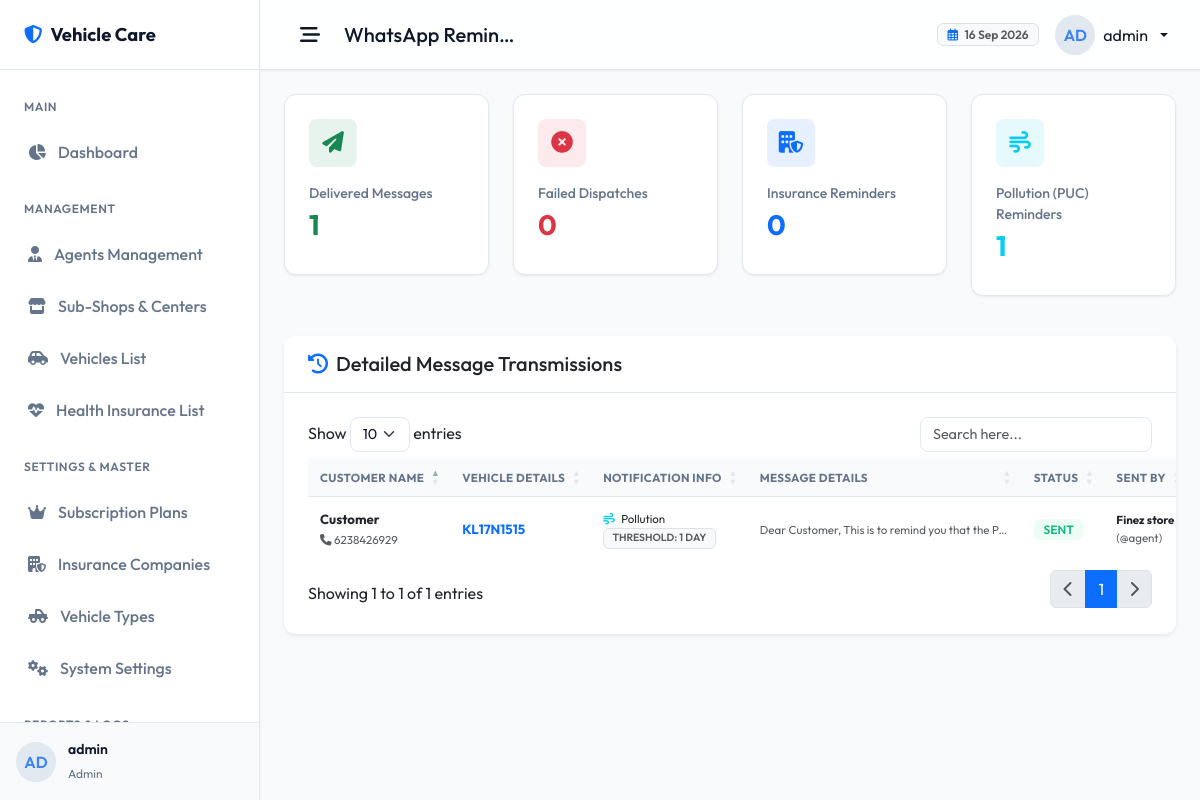
The app's page /admin/reminders.php (signed in) with its own data.
### tables this page shows
CREATE TABLE `users` (
  `id` int(11) NOT NULL,
  `username` varchar(50) NOT NULL,
  `password` varchar(255) NOT NULL,
  `email` varchar(100) NOT NULL,
  `role` enum('admin','agent','shop') NOT NULL DEFAULT 'agent',
  `parent_agent_id` int(11) DEFAULT NULL,
  `status` enum('active','suspended') NOT NULL DEFAULT 'active',
  `shop_name` varchar(255) DEFAULT NULL,
  `shop_owner_name` varchar(255) DEFAULT NULL,
  `shop_logo` varchar(255) DEFAULT NULL,
  `shop_address` text DEFAULT NULL,
  `city` varchar(100) DEFAULT NULL,
  `state` varchar(100) DEFAULT NULL,
  `pincode` varchar(10) DEFAULT NULL,
  `mobile_number` varchar(20) DEFAULT NULL,
  `whatsapp_number` varchar(20) DEFAULT NULL,
  `created_at` timestamp NOT NULL DEFAULT current_timestamp(),
  `updated_at` timestamp NOT NULL DEFAULT current_timestamp() ON UPDATE current_timestamp(),
  `expiry_date` date DEFAULT NULL,
  `access_health_insurance` tinyint(1) NOT NULL DEFAULT 1,
  `access_vehicle_insurance` tinyint(1) NOT NULL DEFAULT 1,
  `access_pollution` tinyint(1) NOT NULL DEFAULT 1,
  `message_balance` int(11) NOT NULL DEFAULT 0,
  `notify_days_before` int(11) DEFAULT 7,
  `notify_before_enabled` tinyint(1) DEFAULT 1,
  `notify_1day_before_enabled` tinyint(1) DEFAULT 1,
  `notify_after_expiry_enabled` tinyint(1) DEFAULT 1
);

CREATE TABLE `reminder_history` (
  `id` int(11) NOT NULL,
  `customer_id` int(11) NOT NULL,
  `vehicle_id` int(11) DEFAULT NULL,
  `reminder_type` enum('Insurance','Pollution','RC','Health') NOT NULL,
  `reminder_period` varchar(20) NOT NULL,
  `sent_date` timestamp NOT NULL DEFAULT current_timestamp(),
  `sent_by_user_id` int(11) NOT NULL,
  `status` enum('sent','failed') NOT NULL DEFAULT 'sent',
  `message` text NOT NULL,
  `api_response` text DEFAULT NULL
);

CREATE TABLE `customers` (
  `id` int(11) NOT NULL,
  `agent_id` int(11) NOT NULL,
  `created_by_shop_id` int(11) DEFAULT NULL,
  `name` varchar(255) NOT NULL,
  `mobile_number` varchar(20) NOT NULL,
  `whatsapp_number` varchar(20) NOT NULL,
  `created_at` timestamp NOT NULL DEFAULT current_timestamp(),
  `updated_at` timestamp NOT NULL DEFAULT current_timestamp() ON UPDATE current_timestamp()
);

CREATE TABLE `vehicles` (
  `id` int(11) NOT NULL,
  `customer_id` int(11) NOT NULL,
  `agent_id` int(11) NOT NULL,
  `created_by_shop_id` int(11) DEFAULT NULL,
  `vehicle_number` varchar(30) NOT NULL,
  `created_at` timestamp NOT NULL DEFAULT current_timestamp(),
  `updated_at` timestamp NOT NULL DEFAULT current_timestamp() ON UPDATE current_timestamp()
);

### includes/functions.php (called while the page is built, shortened)
<?php
function sanitize($data) {
    return htmlspecialchars(trim($data), ENT_QUOTES, 'UTF-8');
}
function isLoggedIn() {
    return !empty($_SESSION['user_id']) && !empty($_SESSION['role']);
}

### admin/reminders.php (the view, shortened to what this page needs)
<?php
require_once __DIR__ . '/../includes/functions.php';
$db = getDBConnection();
$pageHeading = 'WhatsApp Reminders Log';
$activePage = 'reminders';
$totalSent = $db->query("SELECT COUNT(*) FROM reminder_history WHERE status = 'sent'")->fetchColumn();
$totalFailed = $db->query("SELECT COUNT(*) FROM reminder_history WHERE status = 'failed'")->fetchColumn();
$insReminders = $db->query("SELECT COUNT(*) FROM reminder_history WHERE reminder_type = 'Insurance'")->fetchColumn();
$pucReminders = $db->query("SELECT COUNT(*) FROM reminder_history WHERE reminder_type = 'Pollution'")->fetchColumn();
include_once __DIR__ . '/../includes/header.php';
?>
<div class="row">
    <div class="col-12 col-sm-6 col-md-3">
        <div class="card stat-card">
            <div class="stat-icon-wrapper bg-success bg-opacity-10 text-success">
                <i class="fa-solid fa-paper-plane"></i>
            </div>
            <p class="stat-title">Delivered Messages</p>
            <h3 class="stat-value text-success"><?php echo $totalSent; ?></h3>
        </div>
    </div>
    <div class="col-12 col-sm-6 col-md-3">
        <div class="card stat-card">
            <div class="stat-icon-wrapper bg-danger bg-opacity-10 text-danger">
                <i class="fa-solid fa-circle-xmark"></i>
            </div>
            <p class="stat-title">Failed Dispatches</p>
            <h3 class="stat-value text-danger"><?php echo $totalFailed; ?></h3>
        </div>
    </div>
    <div class="col-12 col-sm-6 col-md-3">
        <div class="card stat-card">
            <div class="stat-icon-wrapper bg-primary bg-opacity-10 text-primary">
                <i class="fa-solid fa-building-shield"></i>
            </div>
            <p class="stat-title">Insurance Reminders</p>
            <h3 class="stat-value text-primary"><?php echo $insReminders; ?></h3>
        </div>
    </div>
    <div class="col-12 col-sm-6 col-md-3">
        <div class="card stat-card">
            <div class="stat-icon-wrapper bg-info bg-opacity-10 text-info">
                <i class="fa-solid fa-wind"></i>
            </div>
            <p class="stat-title">Pollution (PUC) Reminders</p>
            <h3 class="stat-value text-info"><?php echo $pucReminders; ?></h3>
        </div>
    </div>
</div>
<div class="card shadow-sm border-0 mt-3">
    <div class="card-header bg-white py-3">
        <div class="d-flex align-items-center gap-2">
            <i class="fa-solid fa-clock-rotate-left text-primary fs-5"></i>
            <h5 class="m-0 font-weight-700">Detailed Message Transmissions</h5>
        </div>
    </div>
    <div class="card-body">
        <table class="table table-hover align-middle datatable w-100">
            <thead>
                <tr>
                    <th>Customer Name</th>
                    <th>Vehicle Details</th>
                    <th>Notification Info</th>
                    <th>Message Details</th>
                    <th>Status</th>
                    <th>Sent By</th>
                </tr>
            </thead>
            <tbody>
                <?php
                $stmt = $db->query("
                    SELECT r.*, c.name as customer_name, c.mobile_number, v.vehicle_number, u.username as sender_name, u.shop_name
                    FROM reminder_history r
                    JOIN customers c ON r.customer_id = c.id
                    JOIN vehicles v ON r.vehicle_id = v.id
                    JOIN users u ON r.sent_by_user_id = u.id
                    ORDER BY r.id DESC
                ");
                while ($log = $stmt->fetch()):
                    $statusClass = ($log['status'] === 'sent') ? 'badge-active' : 'badge-suspended';
                    $typeIcon = ($log['reminder_type'] === 'Insurance') ? 'fa-building-shield text-primary' : (($log['reminder_type'] === 'Pollution') ? 'fa-wind text-info' : 'fa-car text-warning');
                ?>
                    <tr>
                        <td>
                            <strong class="text-main d-block"><?php echo sanitize($log['customer_name']); ?></strong>
                            <small class="text-muted"><i class="fa-solid fa-phone"></i> <?php echo sanitize($log['mobile_number']); ?></small>
                        </td>
                        <td>
                            <strong class="text-primary d-block"><?php echo sanitize($log['vehicle_number']); ?></strong>
                        </td>
                        <td>
                            <span class="d-block small font-weight-600">
                                <i class="fa-solid <?php echo $typeIcon; ?> me-1"></i> <?php echo sanitize($log['reminder_type']); ?>
                            </span>
                            <span class="badge bg-light text-muted border text-uppercase" style="font-size: 0.65rem;">
                                Threshold: <?php echo sanitize($log['reminder_period']); ?>
                            </span>
                        </td>
                        <td>
                            <p class="m-0 small text-muted text-truncate" style="max-width: 250px;" title="<?php echo sanitize($log['message']); ?>">
                                <?php echo sanitize($log['message']); ?>
                            </p>
                        </td>
                        <td>
                            <span class="badge <?php echo $statusClass; ?>">
                                <?php echo strtoupper(sanitize($log['status'])); ?>
                            </span>
                        </td>
                        <td>
                            <strong class="small d-block text-main"><?php echo sanitize($log['shop_name']); ?></strong>
                            <small class="text-muted">(@<?php echo sanitize($log['sender_name']); ?>)</small>
                        </td>
                    </tr>
                <?php endwhile; ?>
            </tbody>
        </table>
    </div>
</div>
<?php include_once __DIR__ . '/../includes/footer.php'; ?>

### includes/header.php (shortened to what this page needs)
<?php
require_once __DIR__ . '/functions.php';
if (isLoggedIn()) {
    $db = getDBConnection();
    $stmt = $db->prepare("SELECT * FROM users WHERE id = ?");
    $stmt->execute([$_SESSION['user_id']]);
    $current_user = $stmt->fetch();
}
?>
<!DOCTYPE html>
<html lang="en">
<head>
    <link href="https://cdn.jsdelivr.net/npm/bootstrap@5.3.0/dist/css/bootstrap.min.css" rel="stylesheet">
    <link href="https://cdnjs.cloudflare.com/ajax/libs/font-awesome/6.4.0/css/all.min.css" rel="stylesheet">
    <link href="https://cdn.datatables.net/1.13.4/css/dataTables.bootstrap5.min.css" rel="stylesheet">
    <link href="https://cdn.datatables.net/responsive/2.4.1/css/responsive.bootstrap5.min.css" rel="stylesheet">
    <link href="https://cdn.jsdelivr.net/npm/sweetalert2@11/dist/sweetalert2.min.css" rel="stylesheet">
    <link href="../assets/css/style.css" rel="stylesheet">
</head>
<body>
    <div id="wrapper">
        <?php include_once __DIR__ . '/sidebar.php'; ?>
        <div id="main-content">
            <nav id="header-nav">
                <div class="d-flex align-items-center gap-3">
                    <button class="sidebar-toggle-btn" id="sidebar-toggle" aria-label="Toggle Sidebar">
                        <i class="fa-solid fa-bars-staggered"></i>
                    </button>
                    <h5 class="m-0 font-weight-600 text-main page-heading-title text-truncate" style="max-width: 180px;">
                        <?php echo sanitize($pageHeading ?? 'Dashboard'); ?>
                    </h5>
                </div>
                <div class="d-flex align-items-center gap-3">
                    <span class="badge bg-light text-muted border d-none d-md-inline-block">
                        <i class="fa-regular fa-calendar-days me-1 text-primary"></i>
                        <?php echo date('d M Y'); ?>
                    </span>
                    <?php if (isLoggedIn()): ?>
                    <div class="dropdown">
                        <a class="nav-link dropdown-toggle d-flex align-items-center gap-2" href="#" role="button" data-bs-toggle="dropdown" aria-expanded="false">
                            <div class="user-avatar text-uppercase">
                                <?php
                                    if ($current_user && !empty($current_user['shop_name']) && $current_user['role'] === 'agent') {
                                        echo substr(sanitize($current_user['shop_name']), 0, 2);
                                    } else {
                                        echo substr(sanitize($current_user['username']), 0, 2);
                                    }
                                ?>
                            </div>
                            <span class="d-none d-lg-inline text-main font-weight-500">
                                <?php echo sanitize($current_user['shop_owner_name'] ?? $current_user['username']); ?>
                            </span>
                        </a>
                    </div>
                    <?php endif; ?>
                </div>
            </nav>
            <div class="container-fluid p-4">

### includes/sidebar.php (shortened to what this page needs)
<?php
$role = $_SESSION['role'] ?? '';
$activePage = $activePage ?? 'dashboard';
?>
<div id="sidebar">
    <div class="sidebar-header">
        <a href="#" class="sidebar-brand">
            <i class="fa-solid fa-shield-halved text-primary"></i>
            <span class="text-truncate">Vehicle Care</span>
        </a>
    </div>
    <div class="sidebar-menu">
        <?php if ($role === 'admin'): ?>
            <div class="menu-label">Main</div>
            <a href="../admin/index.php" class="menu-item <?php echo $activePage === 'dashboard' ? 'active' : ''; ?>">
                <i class="fa-solid fa-chart-pie"></i> Dashboard
            </a>
            <div class="menu-label">Management</div>
            <a href="../admin/agents.php" class="menu-item <?php echo $activePage === 'agents' ? 'active' : ''; ?>">
                <i class="fa-solid fa-user-tie"></i> Agents Management
            </a>
            <a href="../admin/shops.php" class="menu-item <?php echo $activePage === 'shops' ? 'active' : ''; ?>">
                <i class="fa-solid fa-store"></i> Sub-Shops & Centers
            </a>
            <a href="../admin/vehicles.php" class="menu-item <?php echo $activePage === 'vehicles' ? 'active' : ''; ?>">
                <i class="fa-solid fa-car-side"></i> Vehicles List
            </a>
            <a href="../admin/health.php" class="menu-item <?php echo $activePage === 'health' ? 'active' : ''; ?>">
                <i class="fa-solid fa-heart-pulse"></i> Health Insurance List
            </a>
            <div class="menu-label">Settings & Master</div>
            <a href="../admin/subscription_plans.php" class="menu-item <?php echo $activePage === 'subscription_plans' ? 'active' : ''; ?>">
                <i class="fa-solid fa-crown"></i> Subscription Plans
            </a>
            <a href="../admin/companies.php" class="menu-item <?php echo $activePage === 'companies' ? 'active' : ''; ?>">
                <i class="fa-solid fa-building-shield"></i> Insurance Companies
            </a>
            <a href="../admin/types.php" class="menu-item <?php echo $activePage === 'types' ? 'active' : ''; ?>">
                <i class="fa-solid fa-truck-pickup"></i> Vehicle Types
            </a>
            <a href="../admin/settings.php" class="menu-item <?php echo $activePage === 'settings' ? 'active' : ''; ?>">
                <i class="fa-solid fa-gears"></i> System Settings
            </a>
            <div class="menu-label">Reports & Logs</div>
        <?php endif; ?>
    </div>
    <?php if (isLoggedIn()): ?>
    <div class="sidebar-footer">
        <div class="user-profile-widget">
            <div class="user-avatar text-uppercase">
                <?php
                    if ($current_user && !empty($current_user['shop_name']) && ($role === 'agent' || $role === 'shop')) {
                        echo substr(sanitize($current_user['shop_name']), 0, 2);
                    } else {
                        echo substr(sanitize($current_user['username']), 0, 2);
                    }
                ?>
            </div>
            <div class="user-details">
                <p class="user-name text-truncate">
                    <?php echo sanitize($current_user['shop_owner_name'] ?? $current_user['username']); ?>
                </p>
                <span class="user-role"><?php echo sanitize($role); ?></span>
            </div>
        </div>
    </div>
    <?php endif; ?>
</div>

### records on screen
users: username "AD", username "admin", username "Admin"
reminder_history: customer.name "Customer", customer.mobile_number "6238426929", vehicle.vehicle_number "KL17N1515", reminder_type "Pollution", reminder_period "1 DAY", message "Dear Customer, This is to remind you that the P…", status "SENT", sent_by_user.shop_name "Finez store", sent_by_user.username "agent"

### other values on screen
$pageHeading "WhatsApp Remin…"
$totalSent "1"
$totalFailed "0"
$insReminders "0"
$pucReminders "1"
